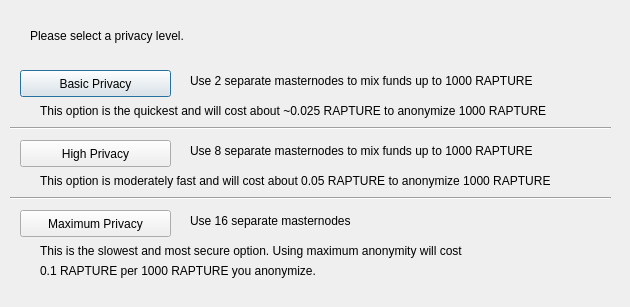
<?xml version="1.0" encoding="UTF-8"?>
<ui version="4.0">
 <class>DarksendConfig</class>
 <widget class="QDialog" name="DarksendConfig">
  <property name="geometry">
   <rect>
    <x>0</x>
    <y>0</y>
    <width>630</width>
    <height>307</height>
   </rect>
  </property>
  <property name="windowTitle">
   <string>Configure PrivateSend</string>
  </property>
  <widget class="QPushButton" name="buttonBasic">
   <property name="geometry">
    <rect>
     <x>20</x>
     <y>70</y>
     <width>151</width>
     <height>27</height>
    </rect>
   </property>
   <property name="text">
    <string>Basic Privacy</string>
   </property>
  </widget>
  <widget class="QPushButton" name="buttonHigh">
   <property name="geometry">
    <rect>
     <x>20</x>
     <y>140</y>
     <width>151</width>
     <height>27</height>
    </rect>
   </property>
   <property name="text">
    <string>High Privacy</string>
   </property>
  </widget>
  <widget class="QPushButton" name="buttonMax">
   <property name="geometry">
    <rect>
     <x>20</x>
     <y>210</y>
     <width>151</width>
     <height>27</height>
    </rect>
   </property>
   <property name="text">
    <string>Maximum Privacy</string>
   </property>
  </widget>
  <widget class="QLabel" name="label">
   <property name="geometry">
    <rect>
     <x>30</x>
     <y>20</y>
     <width>571</width>
     <height>31</height>
    </rect>
   </property>
   <property name="text">
    <string>Please select a privacy level.</string>
   </property>
  </widget>
  <widget class="QLabel" name="label_2">
   <property name="geometry">
    <rect>
     <x>190</x>
     <y>70</y>
     <width>421</width>
     <height>21</height>
    </rect>
   </property>
   <property name="text">
    <string>Use 2 separate masternodes to mix funds up to 1000 RAPTURE</string>
   </property>
  </widget>
  <widget class="QLabel" name="label_3">
   <property name="geometry">
    <rect>
     <x>190</x>
     <y>140</y>
     <width>411</width>
     <height>21</height>
    </rect>
   </property>
   <property name="text">
    <string>Use 8 separate masternodes to mix funds up to 1000 RAPTURE</string>
   </property>
  </widget>
  <widget class="QLabel" name="label_4">
   <property name="geometry">
    <rect>
     <x>190</x>
     <y>210</y>
     <width>421</width>
     <height>21</height>
    </rect>
   </property>
   <property name="text">
    <string>Use 16 separate masternodes</string>
   </property>
  </widget>
  <widget class="QLabel" name="label_6">
   <property name="geometry">
    <rect>
     <x>40</x>
     <y>100</y>
     <width>561</width>
     <height>21</height>
    </rect>
   </property>
   <property name="text">
    <string>This option is the quickest and will cost about ~0.025 RAPTURE to anonymize 1000 RAPTURE</string>
   </property>
  </widget>
  <widget class="QLabel" name="label_7">
   <property name="geometry">
    <rect>
     <x>40</x>
     <y>170</y>
     <width>561</width>
     <height>21</height>
    </rect>
   </property>
   <property name="text">
    <string>This option is moderately fast and will cost about 0.05 RAPTURE to anonymize 1000 RAPTURE</string>
   </property>
  </widget>
  <widget class="QLabel" name="label_8">
   <property name="geometry">
    <rect>
     <x>40</x>
     <y>240</y>
     <width>561</width>
     <height>21</height>
    </rect>
   </property>
   <property name="text">
    <string>This is the slowest and most secure option. Using maximum anonymity will cost</string>
   </property>
  </widget>
  <widget class="QLabel" name="label_9">
   <property name="geometry">
    <rect>
     <x>40</x>
     <y>260</y>
     <width>561</width>
     <height>21</height>
    </rect>
   </property>
   <property name="text">
    <string>0.1 RAPTURE per 1000 RAPTURE you anonymize.</string>
   </property>
  </widget>
  <widget class="Line" name="line">
   <property name="geometry">
    <rect>
     <x>10</x>
     <y>120</y>
     <width>601</width>
     <height>16</height>
    </rect>
   </property>
   <property name="orientation">
    <enum>Qt::Horizontal</enum>
   </property>
  </widget>
  <widget class="Line" name="line_2">
   <property name="geometry">
    <rect>
     <x>10</x>
     <y>190</y>
     <width>601</width>
     <height>16</height>
    </rect>
   </property>
   <property name="orientation">
    <enum>Qt::Horizontal</enum>
   </property>
  </widget>
 </widget>
 <resources/>
 <connections/>
</ui>
